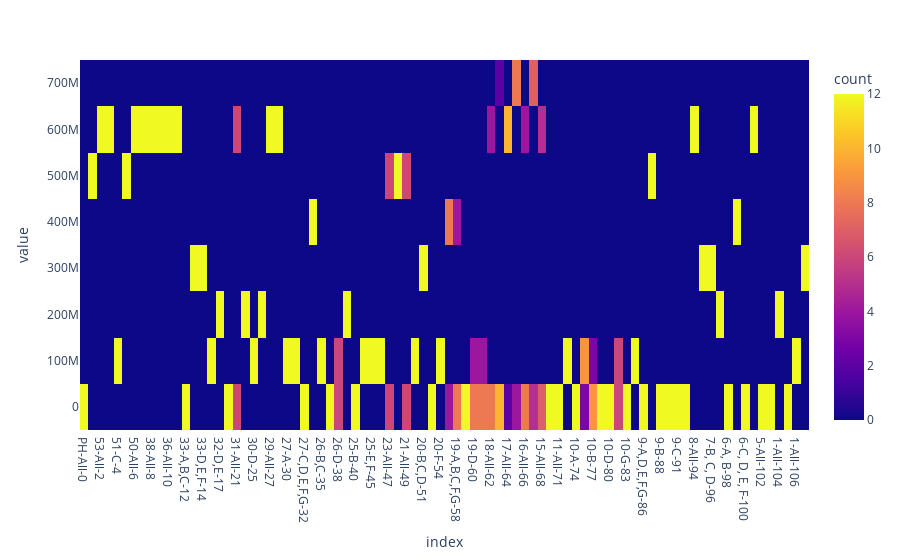

Notebook source saved alongside this figure:
### Code cell
# Heatmap chart
df = df_report_rental_charge.loc['2023']
df = df.drop(['sum'], axis = 1)
df = df.T
fig2 = px.density_heatmap(df)
fig2.show()

### Figure 1 — Plotly figure (JSON) as saved in the notebook; plotly's stock layout.template omitted (floating-point values rounded to 4 significant figures; data arrays with more than 128 entries replaced by an {"elided": "..."} marker saying what was removed)
{"data": [{"coloraxis": "coloraxis", "hovertemplate": "index=%{x}<br>value=%{y}<br>count=%{z}<extra></extra>", "name": "", "type": "histogram2d", "x": {"elided": "1032 str values"}, "xaxis": "x", "xbingroup": "x", "y": {"elided": "1032 float values"}, "yaxis": "y", "ybingroup": "y"}], "layout": {"coloraxis": {"colorbar": {"title": {"text": "count"}}, "colorscale": [[0, "#0d0887"], [0.1111, "#46039f"], [0.2222, "#7201a8"], [0.3333, "#9c179e"], [0.4444, "#bd3786"], [0.5556, "#d8576b"], [0.6667, "#ed7953"], [0.7778, "#fb9f3a"], [0.8889, "#fdca26"], [1, "#f0f921"]]}, "legend": {"tracegroupgap": 0}, "margin": {"t": 60}, "xaxis": {"anchor": "y", "domain": [0, 1], "title": {"text": "index"}}, "yaxis": {"anchor": "x", "domain": [0, 1], "title": {"text": "value"}}}}
